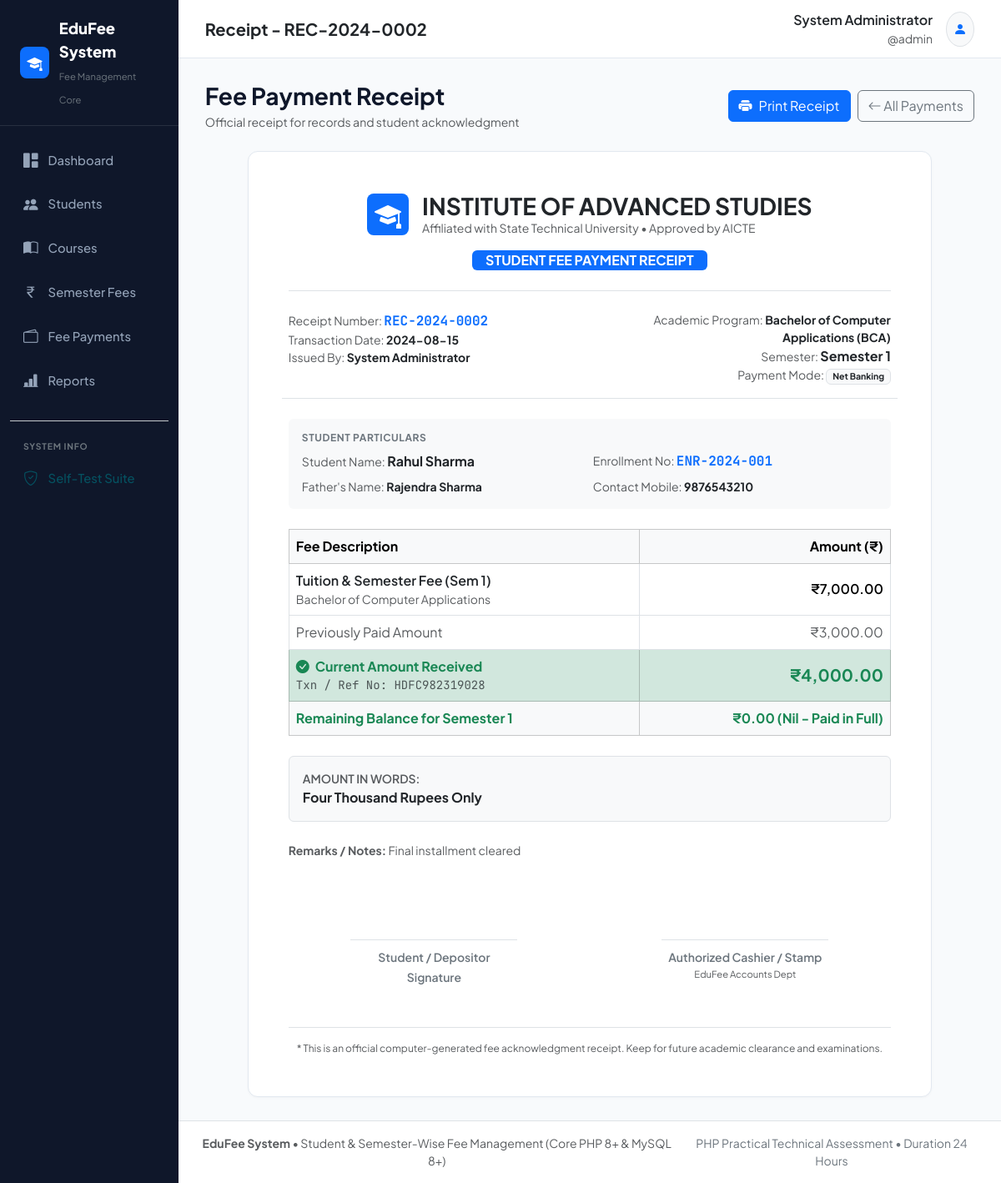
/receipt.php?id=2 (signed in), run on the app's committed database.
### tables this page shows
CREATE TABLE `fee_payments` (
  `id` INT UNSIGNED AUTO_INCREMENT PRIMARY KEY,
  `receipt_no` VARCHAR(30) NOT NULL UNIQUE,
  `student_id` INT UNSIGNED NOT NULL,
  `semester_id` INT UNSIGNED NOT NULL,
  `amount` DECIMAL(10,2) NOT NULL,
  `payment_date` DATE NOT NULL,
  `payment_mode` ENUM('Cash', 'UPI', 'Net Banking', 'Cheque', 'Debit/Credit Card') NOT NULL DEFAULT 'Cash',
  `transaction_no` VARCHAR(100) NULL COMMENT 'Bank/UPI Txn ID or Cheque No',
  `remarks` VARCHAR(255) NULL,
  `created_by` INT UNSIGNED NULL,
  `created_at` TIMESTAMP DEFAULT CURRENT_TIMESTAMP,
  INDEX `idx_payment_student` (`student_id`),
  INDEX `idx_payment_semester` (`semester_id`),
  INDEX `idx_payment_date` (`payment_date`),
  INDEX `idx_payment_receipt` (`receipt_no`),
  CONSTRAINT `fk_fee_payments_student` 
    FOREIGN KEY (`student_id`) REFERENCES `students` (`id`) 
    ON DELETE CASCADE ON UPDATE CASCADE,
  CONSTRAINT `fk_fee_payments_semester` 
    FOREIGN KEY (`semester_id`) REFERENCES `course_semesters` (`id`) 
    ON DELETE RESTRICT ON UPDATE CASCADE,
  CONSTRAINT `fk_fee_payments_admin` 
    FOREIGN KEY (`created_by`) REFERENCES `admins` (`id`) 
    ON DELETE SET NULL ON UPDATE CASCADE
);

CREATE TABLE `courses` (
  `id` INT UNSIGNED AUTO_INCREMENT PRIMARY KEY,
  `name` VARCHAR(100) NOT NULL,
  `code` VARCHAR(20) NOT NULL UNIQUE,
  `duration` VARCHAR(50) NOT NULL COMMENT 'e.g. 3 Years, 2 Years',
  `total_semesters` TINYINT UNSIGNED NOT NULL DEFAULT 6,
  `status` ENUM('Active', 'Inactive') NOT NULL DEFAULT 'Active',
  `created_at` TIMESTAMP DEFAULT CURRENT_TIMESTAMP,
  `updated_at` TIMESTAMP DEFAULT CURRENT_TIMESTAMP ON UPDATE CURRENT_TIMESTAMP,
  INDEX `idx_course_code` (`code`),
  INDEX `idx_course_status` (`status`)
);

CREATE TABLE `course_semesters` (
  `id` INT UNSIGNED AUTO_INCREMENT PRIMARY KEY,
  `course_id` INT UNSIGNED NOT NULL,
  `semester_no` TINYINT UNSIGNED NOT NULL,
  `fee` DECIMAL(10,2) NOT NULL DEFAULT 0.00,
  `created_at` TIMESTAMP DEFAULT CURRENT_TIMESTAMP,
  `updated_at` TIMESTAMP DEFAULT CURRENT_TIMESTAMP ON UPDATE CURRENT_TIMESTAMP,
  UNIQUE KEY `uk_course_semester` (`course_id`, `semester_no`),
  INDEX `idx_cs_course_id` (`course_id`),
  CONSTRAINT `fk_course_semesters_course` 
    FOREIGN KEY (`course_id`) REFERENCES `courses` (`id`) 
    ON DELETE CASCADE ON UPDATE CASCADE
);

CREATE TABLE `students` (
  `id` INT UNSIGNED AUTO_INCREMENT PRIMARY KEY,
  `enrollment_no` VARCHAR(50) NOT NULL UNIQUE,
  `name` VARCHAR(100) NOT NULL,
  `father_name` VARCHAR(100) NOT NULL,
  `mobile` VARCHAR(20) NOT NULL,
  `email` VARCHAR(100) NOT NULL,
  `gender` ENUM('Male', 'Female', 'Other') NOT NULL,
  `address` TEXT NOT NULL,
  `course_id` INT UNSIGNED NOT NULL,
  `admission_date` DATE NOT NULL,
  `status` ENUM('Active', 'Inactive', 'Passed Out', 'Suspended') NOT NULL DEFAULT 'Active',
  `created_at` TIMESTAMP DEFAULT CURRENT_TIMESTAMP,
  `updated_at` TIMESTAMP DEFAULT CURRENT_TIMESTAMP ON UPDATE CURRENT_TIMESTAMP,
  INDEX `idx_student_enrollment` (`enrollment_no`),
  INDEX `idx_student_name` (`name`),
  INDEX `idx_student_course` (`course_id`),
  INDEX `idx_student_status` (`status`),
  CONSTRAINT `fk_students_course` 
    FOREIGN KEY (`course_id`) REFERENCES `courses` (`id`) 
    ON DELETE RESTRICT ON UPDATE CASCADE
);

### receipt.php (the view, shortened to what the rows shown need)
<?php
require_once __DIR__ . '/includes/functions.php';
$pdo = getDBConnection();
$payment_id = (int)($_GET['id'] ?? 0);
$stmt = $pdo->prepare("
    SELECT fp.*,
           s.name AS student_name, s.enrollment_no, s.father_name, s.mobile, s.email, s.address,
           c.name AS course_name, c.code AS course_code,
           cs.semester_no, cs.fee AS semester_fee,
           a.name AS admin_name
    FROM fee_payments fp
    JOIN students s ON fp.student_id = s.id
    JOIN course_semesters cs ON fp.semester_id = cs.id
    JOIN courses c ON cs.course_id = c.id
    LEFT JOIN admins a ON fp.created_by = a.id
    WHERE fp.id = ?
");
$stmt->execute([$payment_id]);
$payment = $stmt->fetch();
$page_title = 'Receipt - ' . $payment['receipt_no'];
$historyStmt = $pdo->prepare("
    SELECT COALESCE(SUM(amount), 0)
    FROM fee_payments
    WHERE student_id = ? AND semester_id = ? AND id <= ?
");
$historyStmt->execute([$payment['student_id'], $payment['semester_id'], $payment_id]);
$totalPaidUpToThis = (float)$historyStmt->fetchColumn();
$semFee = (float)$payment['semester_fee'];
$remainingBalance = max(0.0, $semFee - $totalPaidUpToThis);
$amountInWords = number_to_words_indian((float)$payment['amount']);
require_once __DIR__ . '/includes/header.php';
?>
<div class="card card-custom p-4 p-md-5 mx-auto receipt-container" style="max-width: 820px; background: #ffffff;">
    <div class="border-bottom pb-4 mb-4 text-center">
        <div class="d-flex justify-content-center align-items-center gap-3 mb-2">
        </div>
        <div class="badge bg-primary text-white px-3 py-1 fs-6 text-uppercase letter-spacing mt-2">
        </div>
    </div>
    <div class="row g-3 mb-4 pb-3 border-bottom small">
        <div class="col-6">
            <div><span class="text-muted">Receipt Number:</span> <strong class="mono text-primary fs-6"><?= sanitize($payment['receipt_no']) ?></strong></div>
            <div><span class="text-muted">Transaction Date:</span> <strong><?= sanitize($payment['payment_date']) ?></strong></div>
            <div><span class="text-muted">Issued By:</span> <strong><?= sanitize($payment['admin_name'] ?: 'Accounts Department') ?></strong></div>
        </div>
        <div class="col-6 text-end">
            <div><span class="text-muted">Academic Program:</span> <strong><?= sanitize($payment['course_name']) ?> (<?= sanitize($payment['course_code']) ?>)</strong></div>
            <div><span class="text-muted">Semester:</span> <strong class="fs-6 text-dark">Semester <?= (int)$payment['semester_no'] ?></strong></div>
            <div><span class="text-muted">Payment Mode:</span> <strong class="badge bg-light text-dark border"><?= sanitize($payment['payment_mode']) ?></strong></div>
        </div>
    </div>
    <div class="card bg-light border-0 p-3 mb-4">
        <h6 class="fw-bold text-secondary text-uppercase mb-2" style="font-size: 0.75rem; letter-spacing: 0.05em;">Student Particulars</h6>
        <div class="row g-2 small">
            <div class="col-sm-6">
                <span class="text-muted">Student Name:</span> <strong class="text-dark fs-6"><?= sanitize($payment['student_name']) ?></strong>
            </div>
            <div class="col-sm-6">
                <span class="text-muted">Enrollment No:</span> <strong class="mono text-primary fs-6"><?= sanitize($payment['enrollment_no']) ?></strong>
            </div>
            <div class="col-sm-6">
                <span class="text-muted">Father's Name:</span> <strong class="text-dark"><?= sanitize($payment['father_name']) ?></strong>
            </div>
            <div class="col-sm-6">
                <span class="text-muted">Contact Mobile:</span> <strong class="text-dark"><?= sanitize($payment['mobile']) ?></strong>
            </div>
        </div>
    </div>
    <div class="table-responsive mb-4">
        <table class="table table-bordered mb-0 align-middle">
            <thead class="table-light">
                <tr>
                    <th>Fee Description</th>
                    <th class="text-end">Amount (₹)</th>
                </tr>
            </thead>
            <tbody>
                <tr>
                    <td>
                        <div class="fw-semibold text-dark">Tuition &amp; Semester Fee (Sem <?= (int)$payment['semester_no'] ?>)</div>
                        <div class="text-muted small"><?= sanitize($payment['course_name']) ?></div>
                    </td>
                    <td class="text-end fw-semibold"><?= format_currency($semFee) ?></td>
                </tr>
                <tr class="table-success bg-opacity-25">
                    <td>
                        <div class="fw-bold text-success fs-6"><i class="bi bi-check-circle-fill me-1"></i> Current Amount Received</div>
                        <?php if (!empty($payment['transaction_no'])): ?>
                            <div class="small text-muted mono">Txn / Ref No: <?= sanitize($payment['transaction_no']) ?></div>
                        <?php endif; ?>
                    </td>
                    <td class="text-end fw-bold text-success fs-5"><?= format_currency($payment['amount']) ?></td>
                </tr>
                <tr class="<?= $remainingBalance > 0 ? 'table-warning' : 'table-light' ?>">
                    <td>
                        <span class="fw-bold <?= $remainingBalance > 0 ? 'text-danger' : 'text-success' ?>">Remaining Balance for Semester <?= (int)$payment['semester_no'] ?></span>
                    </td>
                </tr>
            </tbody>
        </table>
    </div>
    <div class="p-3 bg-light rounded-2 border mb-4">
        <span class="small text-muted text-uppercase fw-semibold d-block">Amount in Words:</span>
        <strong class="text-dark fs-6"><?= sanitize($amountInWords) ?></strong>
    </div>
    <?php if (!empty($payment['remarks'])): ?>
        <div class="mb-4 small text-muted">
            <strong>Remarks / Notes:</strong> <?= sanitize($payment['remarks']) ?>
        </div>
    <?php endif; ?>
    <div class="row pt-5 mt-4 text-center">
        <div class="col-6">
        </div>
        <div class="col-6">
        </div>
    </div>
    <div class="text-center mt-5 pt-3 border-top text-muted" style="font-size: 0.75rem;">
        * This is an official computer-generated fee acknowledgment receipt. Keep for future academic clearance and examinations.
    </div>
</div>
<?php require_once __DIR__ . '/includes/footer.php'; ?>

### includes/header.php (shortened to what the rows shown need)
<!DOCTYPE html>
<html lang="en">
<head>
    <link href="https://cdn.jsdelivr.net/npm/bootstrap@5.3.3/dist/css/bootstrap.min.css" rel="stylesheet">
    <link href="https://cdn.jsdelivr.net/npm/bootstrap-icons@1.11.3/font/bootstrap-icons.min.css" rel="stylesheet">
</head>
<body>
<div class="d-flex min-vh-100">
    <div class="d-flex flex-column flex-grow-1 w-100">
        <header class="top-navbar">
            <div class="d-flex align-items-center gap-3">
                <h5 class="mb-0 fw-bold text-dark"><?= sanitize($page_title) ?></h5>
            </div>
        </header>
        <main class="main-content">

### data on the page
fee_payments: receipt_no "Receipt - REC-2024-0002", receipt_no "REC-2024-0002", payment_date "2024-08-15", created_by.name "System Administrator", courses.name "Bachelor of Computer Applications", courses.code "BCA", semester.semester_no "1", payment_mode "Net Banking", student.name "Rahul Sharma", student.enrollment_no "ENR-2024-001", student.father_name "Rajendra Sharma", student.mobile "9876543210", semester.fee "₹7,000.00", transaction_no "HDFC982319028", amount "₹4,000.00", amount "Four Thousand Rupees Only", remarks "Final installment cleared"

### other printed values
$_SESSION['admin_name'] "System Administrator"
$_SESSION['admin_user'] "admin"
format_currency($prevPaid) "₹3,000.00"
